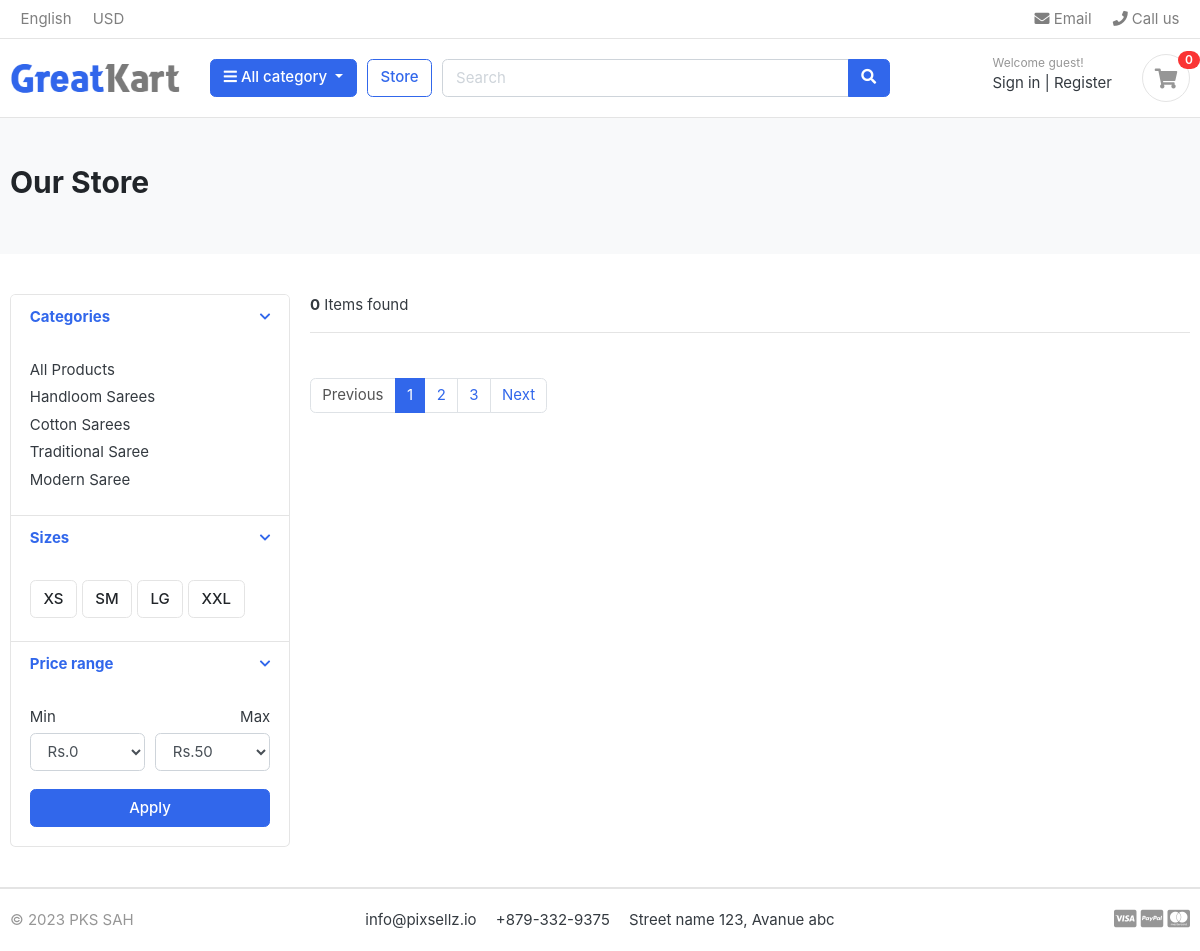
The page /store/cotton-sarees/ on the database as committed earlier.
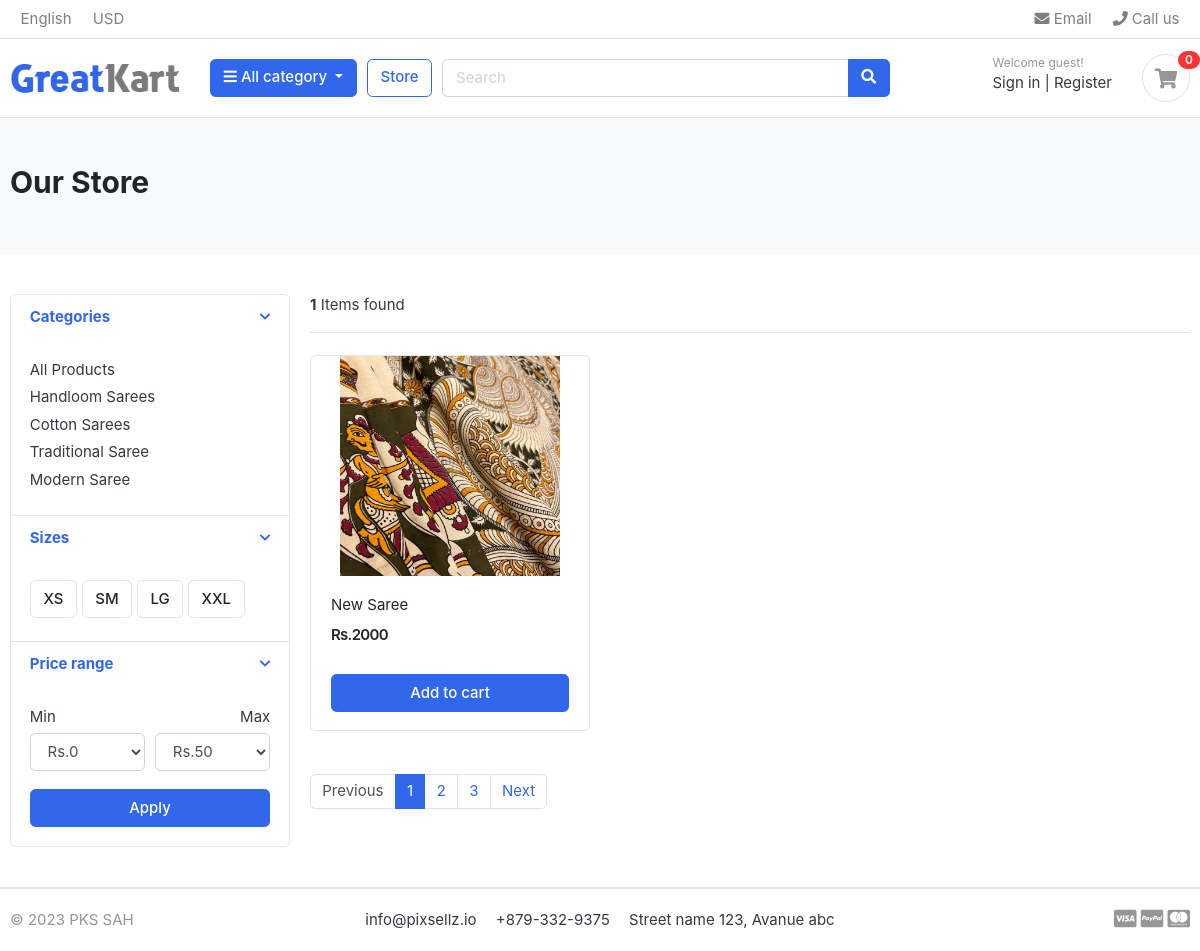
The same page on the database as committed later.
### category/models.py (models this page shows, shortened)
class Category(models.Model):
    category_name  =models.CharField(max_length=50, unique=True)
    slug = models.SlugField(max_length=100, unique=True )
    description = models.TextField(max_length=255)
    cat_image = models.ImageField(upload_to='photos/categories', blank=True)
    class Meta:
        verbose_name = 'category'
        verbose_name_plural= 'categories'
    def get_url(self):
        return reverse('product_by_category', args=[self.slug])

### store/models.py (models this page shows, shortened)
class Product(models.Model):
    product_name = models.CharField(max_length=200, unique=True)
    slug = models.SlugField(max_length=200, unique=True)
    description = models.TextField(max_length=500, blank=True)
    price = models.IntegerField()
    images = models.ImageField(upload_to='photos/products')
    stock = models.IntegerField()
    is_available = models.BooleanField(default=True)
    category = models.ForeignKey(Category, on_delete=models.CASCADE)
    created_date = models.DateField(auto_now_add=True)
    modified_date = models.DateTimeField(auto_now=True)
    def get_url(self):
        return reverse('product_detail',args=[self.category.slug, self.slug])

### store/views.py (the view)
# urls.py: path("store/", include('store.urls')),
def store(request, category_slug=None):
    categories = None
    products = None
    if category_slug != None:
        categories = get_object_or_404(Category, slug=category_slug)
        products = Product.objects.filter(category = categories, is_available=True)
        product_count = products.count()
    else:
        products  = Product.objects.all().filter(is_available=True)
        product_count = products.count()
    context={
        'products': products,
        'product_count': product_count,
    }
    return render(request, 'store/store.html', context)

### category/context_processors.py (called while the page is built)
def menu_links(request):
    links = Category.objects.all()
    return dict(links=links)

### templates/store/store.html (shortened to what the changed rows need)
{% extends 'base.html' %}
{% load static %}
{% block content %}
<section class="section-pagetop bg">
    <div class="container">
        <h2 class="title-page">Our Store</h2>
    </div>
    </section>
    <section class="section-content padding-y">
    <div class="container">
    <div class="row">
        <aside class="col-md-3">
    <div class="card">
        <article class="filter-group">
            <div class="filter-content collapse show" id="collapse_1" style="">
                <div class="card-body">
                    <ul class="list-menu">
                        {% for category in links %}
                    <li><a href="{{ category.get_url }}">{{category.category_name}}</a></li>
                    {% endfor %}
                    </ul>
                </div>
            </div>
        </article>
    </div>
        </aside>
        <main class="col-md-9">
    <header class="border-bottom mb-4 pb-3">
            <div class="form-inline">
                <span class="mr-md-auto"><b>{{product_count}}</b> Items found </span>
            </div>
    </header>
    <div class="row">
        {% for product in products %}
        <div class="col-md-4">
            <figure class="card card-product-grid">
                <div class="img-wrap">
                    <a href="{{product.get_url}}"><img src="{{product.images.url}}"></a>
                </div>
                <figcaption class="info-wrap">
                    <div class="fix-height">
                        <a href="{{product.get_url}}" class="title">{{product.product_name}}</a>
                        <div class="price-wrap mt-2">
                            <span class="price">Rs.{{product.price}}</span>
                        </div>
                    </div>
                    <a href="#" class="btn btn-block btn-primary">Add to cart </a>
                </figcaption>
            </figure>
        </div>
        {% endfor %}
    </div>
        </main>
    </div>
    </div>
    </section>
{% endblock %}

Rows that differ between the two databases and show on the page:
added Product: images (picture), product_name "New Saree", price "2000"
Other text that changed with them:
{{ product_count }}: "0" → "1"
